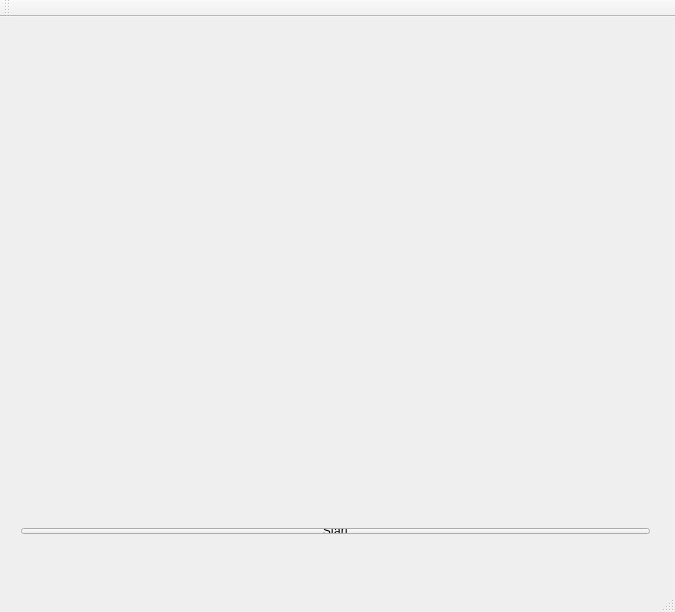
<?xml version="1.0" encoding="UTF-8"?>
<ui version="4.0">
 <class>MainWindow</class>
 <widget class="QMainWindow" name="MainWindow">
  <property name="geometry">
   <rect>
    <x>0</x>
    <y>0</y>
    <width>675</width>
    <height>612</height>
   </rect>
  </property>
  <property name="windowTitle">
   <string>Video Engine V4L2</string>
  </property>
  <widget class="QWidget" name="centralWidget">
   <widget class="CamViewer" name="camViewer" native="true">
    <property name="geometry">
     <rect>
      <x>20</x>
      <y>10</y>
      <width>640</width>
      <height>480</height>
     </rect>
    </property>
    <property name="focusPolicy">
     <enum>Qt::NoFocus</enum>
    </property>
    <property name="autoFillBackground">
     <bool>true</bool>
    </property>
   </widget>
   <widget class="QWidget" name="layoutWidget">
    <property name="geometry">
     <rect>
      <x>10</x>
      <y>500</y>
      <width>651</width>
      <height>28</height>
     </rect>
    </property>
    <layout class="QHBoxLayout" name="horizontalLayout_2">
     <item>
      <widget class="QPushButton" name="Start_pushButton">
       <property name="text">
        <string>Start</string>
       </property>
      </widget>
     </item>
    </layout>
   </widget>
   <zorder>layoutWidget</zorder>
   <zorder>camViewer</zorder>
  </widget>
  <widget class="QMenuBar" name="menuBar">
   <property name="geometry">
    <rect>
     <x>0</x>
     <y>0</y>
     <width>675</width>
     <height>23</height>
    </rect>
   </property>
  </widget>
  <widget class="QToolBar" name="mainToolBar">
   <attribute name="toolBarArea">
    <enum>TopToolBarArea</enum>
   </attribute>
   <attribute name="toolBarBreak">
    <bool>false</bool>
   </attribute>
  </widget>
  <widget class="QStatusBar" name="statusBar"/>
 </widget>
 <layoutdefault spacing="6" margin="11"/>
 <customwidgets>
  <customwidget>
   <class>CamViewer</class>
   <extends>QWidget</extends>
   <header>camviewer.h</header>
  </customwidget>
 </customwidgets>
 <resources/>
 <connections/>
</ui>
